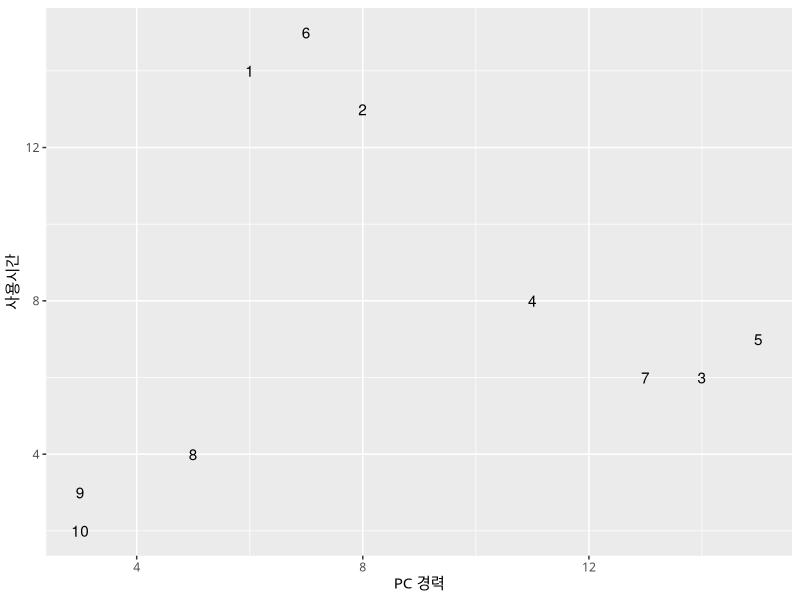
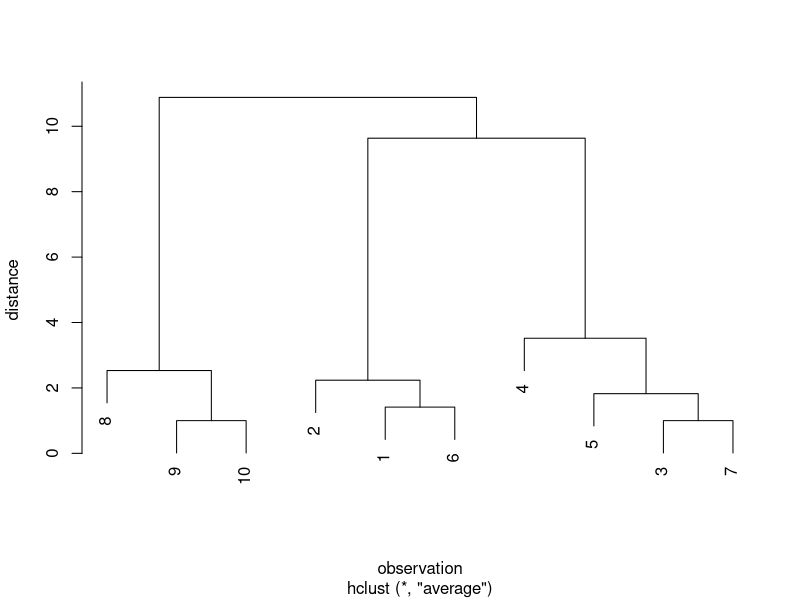
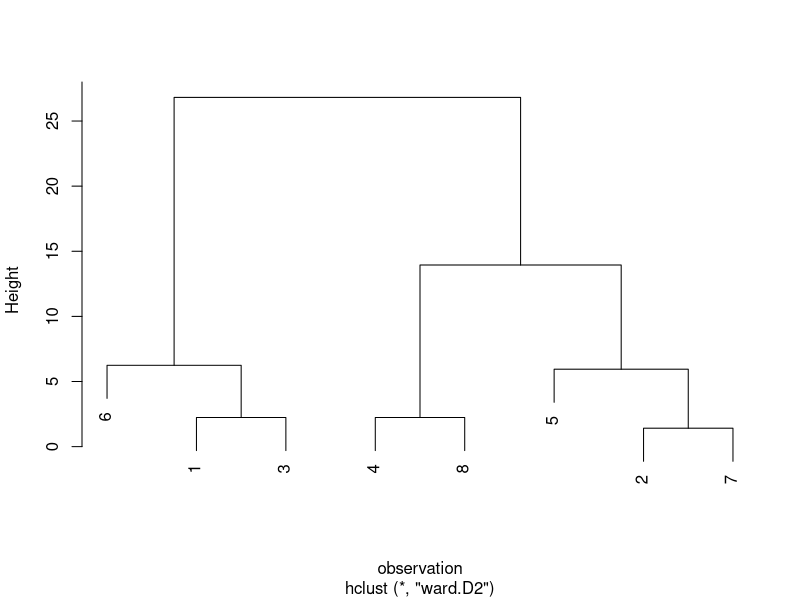
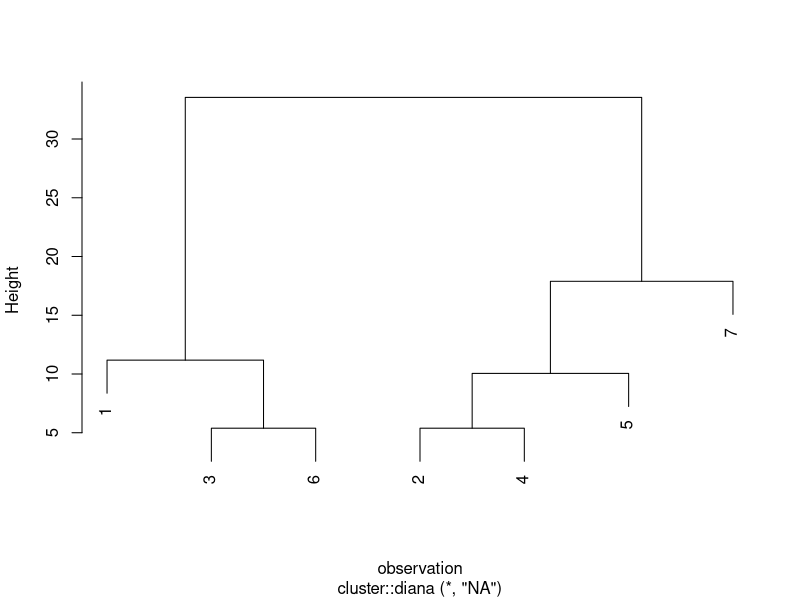
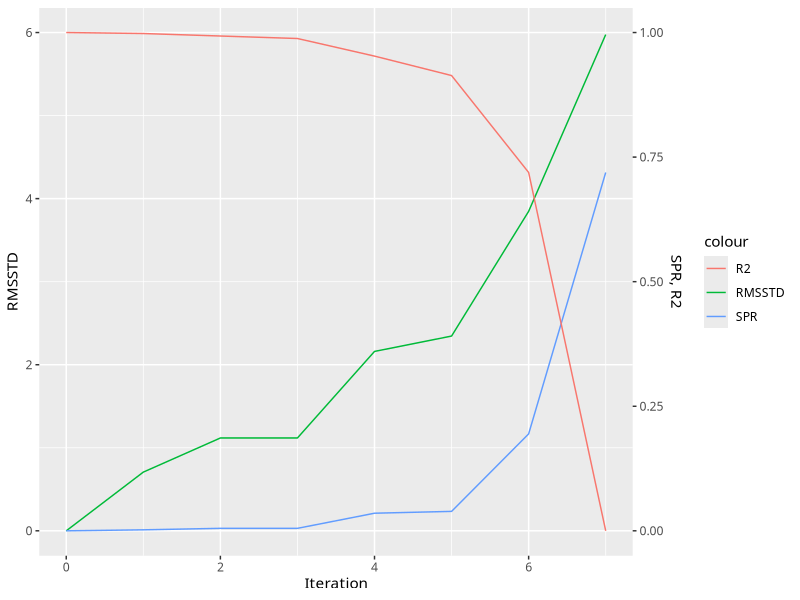

The R script that drew these images, in order:
## ---- chunk 1
library(tidyverse)
## ---- chunk 2
required_packages <- c("tidyverse", "stats", "cluster")
lapply(required_packages, function(x) {
  tibble(package=x, version=packageDescription(x, fields = c("Version"))[1])
}) %>% 
  bind_rows() %>%
  knitr::kable()
## ---- chunk 3
tribble(
  ~method, ~equation,
  "단일연결법(single linkage method)", "$\\min_{u \\in C_i, \\, v \\in C_j} d(u, v)$",
  "완전연결법(complete linkage method)", "$\\max_{u \\in C_i, \\, v \\in C_j} d(u, v)$",
  "평균연결법(average linkage method)", "$\\frac{1}{|C_i||C_j|} \\sum_{u \\in C_i, \\, v \\in C_j} d(u, v)$",
  "중심연결법(centroid linkage method)", "$d(\\mathbf{c}_i, \\mathbf{c}_j)$"
) %>%
  knitr::kable(
    booktabs = TRUE,
    align = c('c', 'c'),
    col.names = c('연결법', '군집거리 $D(C_i, C_j)$'),
    caption = '연결법 종류'
  )
## ---- chunk 4
train_df <- tibble(
  id = c(1:10),
  x1 = c(6, 8, 14, 11, 15, 7, 13, 5, 3, 3),
  x2 = c(14,13, 6, 8, 7, 15, 6, 4, 3, 2)
)

knitr::kable(train_df, booktabs = TRUE,
             align = c('r', 'r', 'r'),
             col.names = c('객체번호', 'PC 경력(년, $x_1$)', '사용시간(시간, $x_2$)'),
             caption = 'PC 사용자 데이터')
## ---- chunk 5
theme_set(theme_gray(base_family='NanumGothic'))
ggplot(train_df, aes(x = x1, y = x2)) +
  geom_text(aes(label = id)) +
  xlab("PC 경력") +
  ylab("사용시간")
## ---- chunk 6
dist(train_df[, -1]) %>%
  hclust(method = "average") %>%
  plot(
    main = NULL,
    ylab = "distance",
    xlab = "observation"
  )
## ---- chunk 7
iteration <- vector("list", length = nrow(train_df))
## ---- chunk 8
merge_cluster <- function(df, cluster_label) {
  # 군집간 거리 계산한다. - 유클리드 거리 및 평균연결법 기반
  cluster_dist <- dist(subset(df, select = -id), upper = TRUE) %>% 
    broom::tidy() %>%
    mutate_if(is.factor, ~ as.integer(as.character(.))) %>%
    inner_join(
      cluster_label %>% rename(
        item1 = id, cluster1 = cluster
        ),
      by = "item1") %>%
    inner_join(
      cluster_label %>% rename(
        item2 = id, cluster2 = cluster
        ),
      by = "item2") %>%
    filter(cluster1 != cluster2) %>%
    group_by(cluster1, cluster2) %>%
    summarize(distance = mean(distance)) %>%
    ungroup()
  
  # 서로 가장 가깝게 위치하는 두 군집을 찾는다.
  closest_clusters <- cluster_dist %>%
    arrange(distance) %>%
    slice(1)
  
  # 군집해를 업데이트한다.
  cluster_label[
    cluster_label$cluster %in% (
      closest_clusters[, c("cluster1", "cluster2")] %>% unlist()
    ),
    "cluster"
  ] <- paste(
    closest_clusters[, c("cluster1", "cluster2")] %>% unlist(),
    collapse = ","
    )
  
  list(cluster_dist = cluster_dist, 
       closest_clusters = closest_clusters, 
       new_cluster_label = cluster_label)
}
## ---- chunk 9
init_cluster <- tibble(
  id = train_df$id,
  cluster = as.character(1:nrow(train_df))
)

print(unique(init_cluster$cluster))

k <- length(unique(init_cluster$cluster))

print(k)
## ---- chunk 10
iteration[[1]] <- merge_cluster(train_df, init_cluster)
## ---- chunk 11
iteration[[1]]$closest_cluster
## ---- chunk 12
iteration[[1]]$new_cluster_label
## ---- chunk 13
iteration[[2]] <- merge_cluster(
  train_df,
  iteration[[1]]$new_cluster_label
)
## ---- chunk 14
iteration[[2]]$closest_cluster
## ---- chunk 15
iteration[[2]]$new_cluster_label
## ---- chunk 16
iteration[[3]] <- merge_cluster(
  train_df,
  iteration[[2]]$new_cluster_label
)

print(iteration[[3]]$closest_cluster)

print(iteration[[3]]$new_cluster_label)
## ---- chunk 17
#단계0
init_cluster <- tibble(
  id = train_df$id,
  cluster = as.character(1:nrow(train_df))
)

i <- 0L
current_clusters <- unique(init_cluster$cluster)
k <- length(current_clusters)

print_clusters <- function(i, k, clusters) {
  cat("Iteration: ", i, ", k = ", k, ", clusters = ", paste0("{", clusters, "}"), "\n")
}

print_clusters(i, k, current_clusters)

#단계1
iteration <- vector("list", length = nrow(train_df) - 1)
while(k > 1) {
  i <- i + 1
  if(i == 1) {
    iteration[[i]] <- merge_cluster(
      train_df,
      init_cluster
    )
  } else {
    iteration[[i]] <- merge_cluster(
      train_df,
      iteration[[i-1]]$new_cluster_label
    )
  }

  current_clusters <- unique(iteration[[i]]$new_cluster_label$cluster)
  k <- length(current_clusters)
  
  print_clusters(i, k, current_clusters)
}
## ---- chunk 18
distance_matrix <- dist(train_df[, -1])
## ---- chunk 19
cluster_solution <- hclust(distance_matrix, method = "average")
## ---- chunk 20
names(cluster_solution)
## ---- chunk 21
cluster_solution$merge
## ---- chunk 22
cluster_solution$height
## ---- chunk 23
train_df <- tibble(
  id = c(1:8),
  x1 = c(4, 20, 3, 19, 17, 8, 19, 18),
  x2 = c(15, 13, 13, 4, 17, 11, 12, 6)
)

knitr::kable(train_df, booktabs = TRUE,
             align = c('r', 'r', 'r'),
             col.names = c('객체번호', '운전경력($x_1$)', '위반횟수($x_2$)'),
             caption = '운전경력에 따른 교통위반 횟수')
## ---- chunk 24
dist(train_df[, -1]) %>%
  hclust(method = "ward.D2") %>%
  plot(
    main = NULL,
    xlab = "observation"
  )
## ---- chunk 25
# SSW 계산
calculate_ssw <- function(df, cluster_label) {
  df %>%
    inner_join(cluster_label, by = "id") %>%
    group_by(cluster) %>%
    select(-id) %>%
    summarize_all(function(x) sum((x - mean(x))^2)) %>%
    ungroup() %>%
    mutate(ss = rowSums(subset(., select = -cluster))) %>%
    `[[`("ss") %>%
    sum()
}
## ---- chunk 26
# 임의의 군집해로부터 가능한 다음단계 군집해 생성
generate_clusters <- function(cluster_label) {
  unique_clusters <- unique(cluster_label$cluster)
  
  potential_pairs <- crossing(cluster1 = unique_clusters, 
           cluster2 = unique_clusters) %>%
    filter(cluster1 < cluster2) %>%
    mutate(cluster = paste(cluster1, cluster2, sep = ","))
  
  candidate_solutions <- potential_pairs %>%
    rowwise() %>%
    do(candidate_solution = merge_cluster(cluster_label, .)) %>%
    `[[`("candidate_solution")
  
  candidate_solutions
}
## ---- chunk 27
# 임의의 군집 결합 규칙 cluster_merge에 따른 군집해
merge_cluster <- function(cluster_label, cluster_merge) {
  idx <- cluster_label$cluster %in% cluster_merge[1:2]
  cluster_label[idx, "cluster"] <- cluster_merge[3]
  cluster_label
}
## ---- chunk 28
# 최적 군집 결합
best_merge_cluster <- function(df, cluster_label) {
  candidate_solutions <- generate_clusters(cluster_label)
  ssw <- sapply(candidate_solutions, function(x) calculate_ssw(df, x))
  list(
    new_cluster_label = candidate_solutions[[which.min(ssw)]],
    new_ssw = min(ssw)
  )
}
## ---- chunk 29
#단계0
init_cluster <- tibble(
  id = train_df$id,
  cluster = as.character(1:nrow(train_df))
)
i <- 0L
current_clusters <- unique(init_cluster$cluster)
k <- length(current_clusters)
ssw <- calculate_ssw(train_df, init_cluster)

print_clusters <- function(i, k, clusters, ssw) {
  cat("Iteration: ", i, ", k = ", k, ", clusters = ", paste0("{", clusters, "}"), ", SSW =", ssw, "\n")
}

print_clusters(i, k, current_clusters, ssw)


#단계1
iteration <- vector("list", length = nrow(train_df) - 1)
while(k > 1) {
  i <- i + 1
  if(i == 1) {
    iteration[[i]] <- best_merge_cluster(
      train_df,
      init_cluster
    )
  } else {
    iteration[[i]] <- best_merge_cluster(
      train_df,
      iteration[[i-1]]$new_cluster_label
    )
  }

  current_clusters <- unique(iteration[[i]]$new_cluster_label$cluster)
  k <- length(current_clusters)
  ssw <- iteration[[i]]$new_ssw
  
  print_clusters(i, k, current_clusters, ssw)
}
## ---- chunk 30
res_ward.D2 <- dist(train_df[, -1]) %>%
  hclust(method = "ward.D2")
## ---- chunk 31
res_ward.D2$height
## ---- chunk 32
tibble(
  iteration = c(1:(nrow(train_df) - 1)),
  height = res_ward.D2$height
) %>%
  mutate(
    delta_ssw = height ^ 2 / 2
  ) %>%
  mutate(
    ssw = cumsum(delta_ssw)
  ) %>%
  knitr::kable(
    booktabs = TRUE,
    align = c('r', 'r', 'r', 'r'),
    col.names = c('iteration', '$height$', '$\\Delta SSW = \\frac{1}{2} height ^ 2$', '$SSW = \\sum \\Delta SSW$'),
    caption = 'hclust 함수 ward.D2 방법의 height와 SSW 관계'
  )
## ---- chunk 33
res_ward.D <- dist(train_df[, -1]) %>%
  hclust(method = "ward.D")

res_ward.D$height
## ---- chunk 34
res_ward.D <- dist(train_df[, -1])^2 %>%
  hclust(method = "ward.D")

res_ward.D$height
## ---- chunk 35
sqrt(res_ward.D$height)
## ---- chunk 36
tibble(
  iteration = c(1:(nrow(train_df) - 1)),
  height = res_ward.D$height
) %>%
  mutate(
    delta_ssw = height / 2
  ) %>%
  mutate(
    ssw = cumsum(delta_ssw)
  ) %>%
  knitr::kable(
    booktabs = TRUE,
    align = c('r', 'r', 'r', 'r'),
    col.names = c('iteration', '$height$', '$\\Delta SSW = \\frac{1}{2} height$', '$SSW = \\sum \\Delta SSW$'),
    caption = 'hclust 함수 ward.D 방법의 height와 SSW 관계'
  )
## ---- chunk 37
res_agnes_ward <- cluster::agnes(train_df[, -1], method = "ward")

sort(res_agnes_ward$height)
## ---- chunk 38
train_df <- tibble(
  id = c(1:7),
  x1 = c(30, 45, 25, 40, 50, 20, 42),
  x2 = c(15, 22, 12, 24, 25, 10, 9)
)

knitr::kable(train_df, booktabs = TRUE,
             align = c('r', 'r', 'r'),
             col.names = c('객체번호', '$x_1$', '$x_2$'),
             caption = 'DIANA 군집 대상 객체 데이터')
## ---- chunk 39
res_diana <- cluster::diana(train_df[, -1])
cluster::pltree(res_diana,
                main = NULL,
                xlab = "observation"
                )
## ---- chunk 40
max_distance_cluster <- function(df, cluster_label) {
  unique_cluster <- unique(cluster_label$cluster)
  
  cluster_df <- lapply(unique_cluster, function(x) {
    cluster_label %>% 
      filter(cluster == x) %>%
      inner_join(df, by = "id") %>%
      select(-cluster, -id)
    })
  
  max_distance <- sapply(cluster_df, 
                         function(x) {
                           if(nrow(x) == 1) return(0)
                           max(dist(x))
                         }
                         )

  list(
    cluster = unique_cluster[which.max(max_distance)],
    distance = max(max_distance)
  )
}
## ---- chunk 41
max_within_distance <- function(cluster_df) {
  idx <- dist(subset(cluster_df, select = -id), upper = TRUE) %>%
    broom::tidy() %>%
    group_by(item1) %>%
    summarize(mean_distance = mean(distance)) %>%
    ungroup() %>%
    arrange(-mean_distance) %>%
    .[["item1"]] %>%
    .[1]
  
  cluster_df$id[idx]
}
## ---- chunk 42
e_score <- function(object, A, B) {
  d_from_A <- proxy::dist(subset(A, id == object, -id), 
                          subset(A, id != object, -id)) %>% 
    mean()
  d_from_B <- proxy::dist(subset(A, id == object, -id), 
                          B %>% select(-id)) %>% 
    mean()
  return(d_from_A - d_from_B)
}
## ---- chunk 43
split_cluster <- function(cluster_df) {
  n <- nrow(cluster_df)
  
  idx_A <- cluster_df$id
  idx_B <- NULL
  
  # 단계2-1
  max_object <- max_within_distance(cluster_df)
  e_i <- Inf

  while(e_i > 0) {
    # 단계2-2
    idx_B <- c(idx_B, max_object)
    idx_A <- setdiff(idx_A, max_object)
    
    A <- cluster_df %>% filter(id %in% idx_A)
    B <- cluster_df %>% filter(id %in% idx_B)

    # 단계2-3
    if(nrow(A) > 1) {
      e_is <- sapply(A$id, function(x) e_score(x, A, B))
      max_object <- A$id[which.max(e_is)]
      e_i <- max(e_is)
    } else {
      e_i <- -Inf
    }
  }
  
  return(list(idx_A = idx_A, idx_B = idx_B))
}
## ---- chunk 44
# 단계0
current_cluster <- tibble(
  id = train_df$id
)
current_cluster$cluster <- paste(1:nrow(current_cluster), collapse = ",")
i <- 0L
k <- 1L

while(k < nrow(train_df)) {
  i <- i + 1L
  
  # 단계1
  max_cluster <- max_distance_cluster(train_df, current_cluster)

  # 단계2
  new_split <- current_cluster %>%
    filter(cluster == max_cluster$cluster) %>%
    inner_join(train_df, by = "id") %>%
    select(-cluster) %>%
    split_cluster()

  # 군집해 업데이트
  current_cluster[
    current_cluster$id %in% new_split$idx_A, 
    "cluster"] <- paste(new_split$idx_A, collapse = ",")
  current_cluster[
    current_cluster$id %in% new_split$idx_B, 
    "cluster"] <- paste(new_split$idx_B, collapse = ",")
  
  # 군집해 출력
  k <- length(unique(current_cluster$cluster))
  cat("Iteration: ", i, ", k = ", k, ", clusters = ", 
      paste0("{", unique(current_cluster$cluster), "}"),
      ", height = ", max_cluster$distance, "\n")
}
## ---- chunk 45
train_df <- tibble(
  id = c(1:8),
  x1 = c(4, 20, 3, 19, 17, 8, 19, 18),
  x2 = c(15, 13, 13, 4, 17, 11, 12, 6)
)

sst <- train_df %>%
  select(-id) %>%
  sapply(function(x) sum((x - mean(x))^2)) %>%
  sum()

#단계0
init_cluster <- tibble(
  id = train_df$id,
  cluster = as.character(1:nrow(train_df))
)
i <- 0L
current_clusters <- unique(init_cluster$cluster)
k <- length(current_clusters)
ssw <- calculate_ssw(train_df, init_cluster)
old_ssw <- NA_real_

#단계1
iteration <- vector("list", length = nrow(train_df) - 1)
while(k > 1) {
  i <- i + 1
  old_ssw <- ssw
  
  if(i == 1) {
    old_cluster <- init_cluster
  } else {
    old_cluster <- iteration[[i-1]]$new_cluster_label
  }
  
  iteration[[i]] <- best_merge_cluster(
    train_df,
    old_cluster
  )
  
  merged <- old_cluster %>% 
    anti_join(iteration[[i]]$new_cluster_label, by = "cluster")
  
  current_clusters <- unique(iteration[[i]]$new_cluster_label$cluster)
  k <- length(current_clusters)
  ssw <- iteration[[i]]$new_ssw
  
  iteration[[i]]$rmsstd <- sqrt(
    merged %>% 
      inner_join(train_df, by = "id") %>%
      select(-id, -cluster) %>%
      sapply(function(x) sum((x - mean(x))^2)) %>%
      sum() / (2 * (nrow(merged) - 1))
  )
  
  iteration[[i]]$iter <- i
  iteration[[i]]$merge <- paste0("{", unique(merged$cluster), "}", collapse = ", ")
  iteration[[i]]$sol <- paste0("{", unique(current_clusters), "}", collapse = ", ")
  iteration[[i]]$spr <- (ssw - old_ssw) / sst
  iteration[[i]]$r_sq <- 1 - ssw / sst
}
## ---- chunk 46
cluster_statistic <- lapply(iteration, function(x) x[
  c("iter", "merge", "sol", "rmsstd", "spr", "r_sq")]) %>%
  bind_rows(
    tibble(
      iter = 0,
      sol = paste0("{", unique(init_cluster$cluster), "}", collapse = ", "),
      r_sq = 1
    )
  ) %>%
  arrange(iter)

cluster_statistic %>%
  knitr::kable(
    booktabs = TRUE,
    col.names = c('Iteration', '통합대상군집', '통합 후 군집',
                  '$RMSSTD$', '$SPR$', '$R^2$'),
    caption = '군집 과정에 따른 여러 통계량'
  )

cluster_statistic %>%
  mutate(
    rmsstd = if_else(is.na(rmsstd), 0, rmsstd),
    spr = if_else(is.na(spr), 0, spr)
    ) %>%
  ggplot(aes(x = iter)) +
  geom_line(aes(y = rmsstd, color = "RMSSTD")) +
  geom_line(aes(y = spr * 6, color = "SPR")) + 
  geom_line(aes(y = r_sq * 6, color = "R2")) + 
  scale_y_continuous(sec.axis = sec_axis(~ . / 6, name = "SPR, R2")) +
  ylab("RMSSTD") +
  xlab("Iteration")
